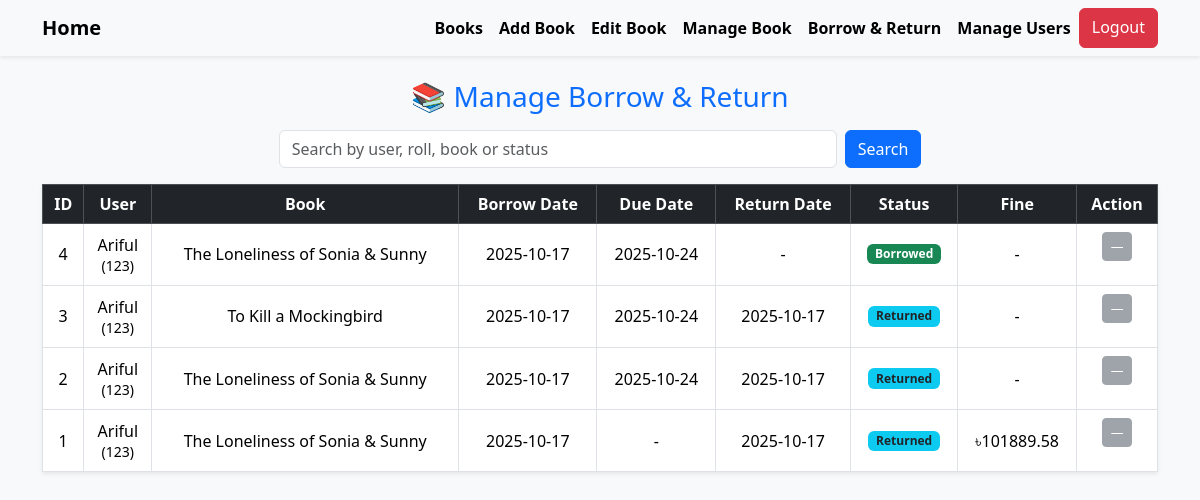
Page /admin/manage_borrow.php (signed in) on the committed database.
### tables this page shows
CREATE TABLE `borrowed_books` (
  `id` int(11) NOT NULL,
  `user_id` int(11) NOT NULL,
  `book_id` int(11) NOT NULL,
  `borrow_date` date DEFAULT NULL,
  `due_date` date DEFAULT NULL,
  `return_date` date DEFAULT NULL,
  `fine_amount` decimal(10,2) DEFAULT 0.00,
  `status` enum('pending','borrowed','return_requested','returned','rejected') DEFAULT 'pending',
  `return_status` varchar(50) DEFAULT 'none',
  `created_at` timestamp NOT NULL DEFAULT current_timestamp()
);

CREATE TABLE `users` (
  `id` int(255) NOT NULL,
  `name` varchar(255) NOT NULL,
  `roll` int(255) NOT NULL,
  `email` varchar(255) NOT NULL,
  `password` varchar(255) NOT NULL,
  `role` enum('admin','user') NOT NULL,
  `borrow_limit` int(255) NOT NULL DEFAULT 3
);

CREATE TABLE `books` (
  `id` int(11) NOT NULL,
  `title` varchar(255) NOT NULL,
  `author` varchar(255) NOT NULL,
  `description` text DEFAULT NULL,
  `category` varchar(100) DEFAULT NULL,
  `isbn` varchar(50) DEFAULT NULL,
  `edition` varchar(255) NOT NULL,
  `publication` varchar(255) NOT NULL,
  `market_price` int(255) NOT NULL,
  `quantity` int(11) DEFAULT 1,
  `available_copies` int(11) DEFAULT 0,
  `image` varchar(255) DEFAULT NULL,
  `added_date` timestamp NOT NULL DEFAULT current_timestamp()
);

### admin/manage_borrow.php (the view, shortened to what this page needs)
<?php
include "../db.php";
include "ad-menu.php";
$search = $_GET['search'] ?? '';
$where = "";
$borrow_res = mysqli_query($conn, "
    SELECT bb.*, u.name AS user_name, u.roll, b.title AS book_title
    FROM borrowed_books bb
    JOIN users u ON bb.user_id=u.id
    JOIN books b ON bb.book_id=b.id
    $where
    ORDER BY bb.id DESC
");
?>
<!DOCTYPE html>
<html lang="en">
<head>
<link href="https://cdn.jsdelivr.net/npm/bootstrap@5.3.3/dist/css/bootstrap.min.css" rel="stylesheet">
</head>
<body class="bg-light">
<div class="container mt-4">
<h3 class="mb-3 text-center text-primary">📚 Manage Borrow & Return</h3>
<form class="mb-3 d-flex justify-content-center" method="get">
    <input type="text" name="search" class="form-control w-50" placeholder="Search by user, roll, book or status" value="<?php echo htmlspecialchars($search); ?>">
    <button class="btn btn-primary ms-2">Search</button>
</form>
<table class="table table-bordered table-hover bg-white shadow-sm text-center align-middle">
<thead class="table-dark">
<tr>
<th>ID</th>
<th>User</th>
<th>Book</th>
<th>Borrow Date</th>
<th>Due Date</th>
<th>Return Date</th>
<th>Status</th>
<th>Fine</th>
<th>Action</th>
</tr>
</thead>
<tbody>
<?php if(mysqli_num_rows($borrow_res) > 0): ?>
<?php while($row = mysqli_fetch_assoc($borrow_res)): ?>
<tr>
<td><?php echo $row['id']; ?></td>
<td><?php echo htmlspecialchars($row['user_name']); ?><br><small>(<?php echo $row['roll']; ?>)</small></td>
<td><?php echo htmlspecialchars($row['book_title']); ?></td>
<td><?php echo $row['borrow_date'] ?: '-'; ?></td>
<td><?php echo $row['due_date'] ?: '-'; ?></td>
<td><?php echo $row['return_date'] ?: '-'; ?></td>
<td>
<?php
switch ($row['status']) {
    case 'borrowed': echo "<span class='badge bg-success'>Borrowed</span>"; break;
    case 'returned': echo "<span class='badge bg-info text-dark'>Returned</span>"; break;
}
?>
</td>
<td><?php echo $row['fine_amount'] > 0 ? '৳'.$row['fine_amount'] : '-'; ?></td>
<td>
<form method="post" class="action-buttons">
    <?php if ($row['status'] === 'pending'): ?>
        <button type="submit" name="action" value="accept" class="btn btn-success btn-sm">Accept</button>
        <button type="submit" name="action" value="reject" class="btn btn-danger btn-sm">Reject</button>
    <?php elseif ($row['status'] === 'return_requested'): ?>
        <button type="submit" name="action" value="return_accept" class="btn btn-primary btn-sm">Accept Return</button>
        <button type="submit" name="action" value="return_reject" class="btn btn-warning btn-sm">Reject Return</button>
    <?php else: ?>
        <button class="btn btn-secondary btn-sm" disabled>—</button>
    <?php endif; ?>
</form>
</td>
</tr>
<?php endwhile; ?>
<?php else: ?>
<tr><td colspan="9" class="text-center text-muted py-3">No records found</td></tr>
<?php endif; ?>
</tbody>
</table>
</div>
</body>
</html>

### admin/manage_borrow.php (style rules this page uses)
.action-buttons { display: flex; gap: 5px; justify-content: center; flex-wrap: wrap; }
.btn-sm { padding: 4px 8px; font-size: 0.8rem; }

### rows in the picture
borrowed_books: id "4", users.name "Ariful", users.roll "123", book.title "The Loneliness of Sonia & Sunny", borrow_date "2025-10-17", due_date "2025-10-24", return_date "-", status "Borrowed"
borrowed_books: id "3", users.name "Ariful", users.roll "123", book.title "To Kill a Mockingbird", borrow_date "2025-10-17", due_date "2025-10-24", return_date "2025-10-17", status "Returned"
borrowed_books: id "2", users.name "Ariful", users.roll "123", book.title "The Loneliness of Sonia & Sunny", borrow_date "2025-10-17", due_date "2025-10-24", return_date "2025-10-17", status "Returned"
borrowed_books: id "1", users.name "Ariful", users.roll "123", book.title "The Loneliness of Sonia & Sunny", borrow_date "2025-10-17", due_date "-", return_date "2025-10-17", status "Returned", fine_amount "101889.58"
